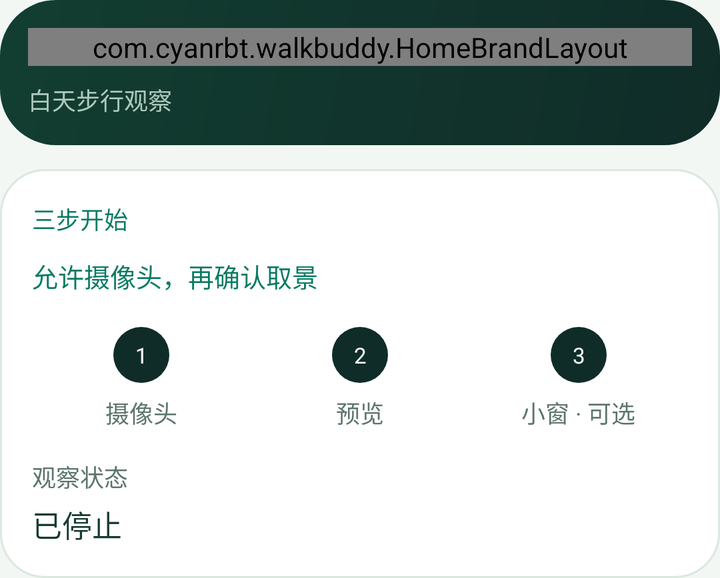
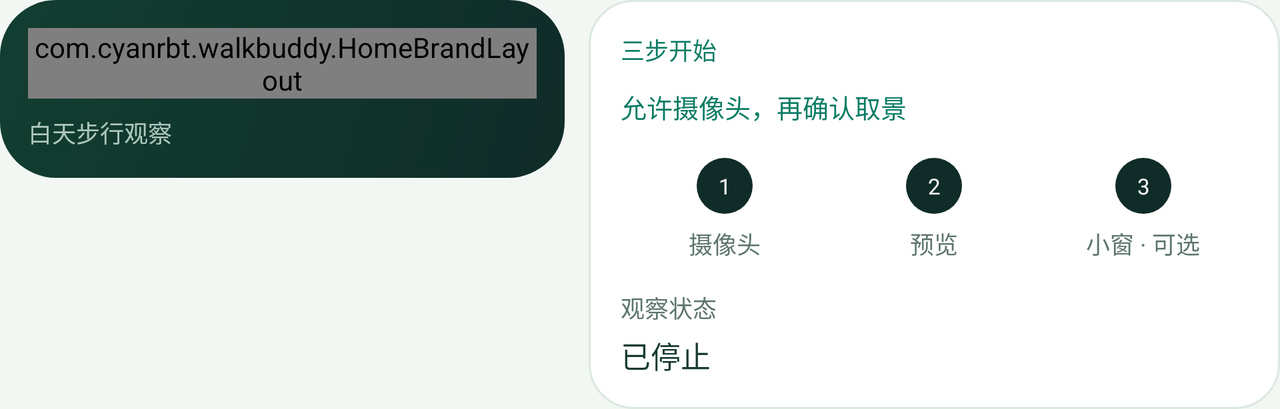

One screen, two layout resources from the same app: the default and the repository's alternative for another configuration. Each is rendered where Android would select it; the XML of both is given below.
<!-- AndroidManifest.xml: application theme Theme.WalkBuddy -->
<!-- res/layout/home_overview.xml -->
<?xml version='1.0' encoding='utf-8'?>
<LinearLayout xmlns:android="http://schemas.android.com/apk/res/android" android:layout_width="match_parent" android:layout_height="wrap_content" android:orientation="vertical">
    <include layout="@layout/home_intro" />
    <include layout="@layout/home_journey" />
</LinearLayout>
<!-- res/layout/home_intro.xml (included above) -->
<?xml version='1.0' encoding='utf-8'?>
<LinearLayout xmlns:android="http://schemas.android.com/apk/res/android" android:layout_width="match_parent" android:layout_height="wrap_content" android:orientation="vertical" android:layout_marginTop="0dp" android:background="@drawable/bg_hero" android:padding="14dp" android:id="@+id/home_intro">
    <com.cyanrbt.walkbuddy.HomeBrandLayout android:layout_width="match_parent" android:layout_height="wrap_content" android:orientation="horizontal" android:gravity="center_vertical">
        <TextView android:id="@+id/home_brand_name" android:layout_width="0dp" android:layout_height="wrap_content" android:layout_weight="1" android:text="@string/hero_title" android:textSize="18sp" android:textColor="@color/on_ink" android:fontFamily="sans-serif-medium" />
        <ImageView android:id="@+id/home_brand_art" android:layout_width="48dp" android:layout_height="48dp" android:layout_marginStart="12dp" android:src="@drawable/walkbuddy_mascot" android:scaleType="fitCenter" android:importantForAccessibility="no" android:contentDescription="@null" />
    </com.cyanrbt.walkbuddy.HomeBrandLayout>
    <TextView android:id="@+id/home_summary" android:layout_width="match_parent" android:layout_height="wrap_content" android:layout_marginTop="8dp" android:text="@string/home_summary" android:textSize="12sp" android:textColor="@color/on_ink_dim" android:lineSpacingExtra="4dp" />
</LinearLayout>
<!-- res/layout/home_journey.xml (included above) -->
<?xml version='1.0' encoding='utf-8'?>
<LinearLayout xmlns:android="http://schemas.android.com/apk/res/android" android:layout_width="match_parent" android:layout_height="wrap_content" android:layout_marginTop="12dp" android:orientation="vertical" android:background="@drawable/bg_card" android:padding="16dp" android:id="@+id/home_journey_card">
    <TextView android:layout_width="wrap_content" android:layout_height="wrap_content" android:text="@string/journey_label" android:textColor="@color/home_accent_text" android:textSize="12sp" android:fontFamily="sans-serif-medium" android:id="@+id/home_journey_label" android:accessibilityHeading="true" />
    <TextView android:id="@+id/journey_hint" android:layout_width="match_parent" android:layout_height="wrap_content" android:layout_marginTop="10dp" android:text="@string/journey_hint_start" android:textColor="@color/home_accent_text" android:textSize="13sp" android:accessibilityLiveRegion="polite" />
    <LinearLayout android:layout_width="match_parent" android:layout_height="wrap_content" android:layout_marginTop="10dp" android:orientation="horizontal" android:id="@+id/home_steps" android:baselineAligned="false">
        <LinearLayout android:id="@+id/home_step_camera" android:layout_width="0dp" android:layout_height="wrap_content" android:layout_weight="1" android:orientation="vertical" android:gravity="center" android:minHeight="64dp" android:padding="4dp" android:focusable="true">
            <TextView android:id="@+id/home_dot_camera" android:layout_width="wrap_content" android:layout_height="wrap_content" android:minWidth="28dp" android:minHeight="28dp" android:padding="4dp" android:gravity="center" android:background="@drawable/bg_badge" android:text="1" android:textColor="@color/on_ink" android:textSize="11sp" android:importantForAccessibility="no" />
            <TextView android:id="@+id/home_label_camera" android:layout_width="wrap_content" android:layout_height="wrap_content" android:layout_marginTop="6dp" android:gravity="center" android:text="@string/journey_camera" android:textColor="@color/muted" android:textSize="12sp" android:importantForAccessibility="no" />
        </LinearLayout>
        <LinearLayout android:id="@+id/home_step_preview" android:layout_width="0dp" android:layout_height="wrap_content" android:layout_weight="1" android:orientation="vertical" android:gravity="center" android:minHeight="64dp" android:padding="4dp" android:focusable="true">
            <TextView android:id="@+id/home_dot_preview" android:layout_width="wrap_content" android:layout_height="wrap_content" android:minWidth="28dp" android:minHeight="28dp" android:padding="4dp" android:gravity="center" android:background="@drawable/bg_badge" android:text="2" android:textColor="@color/on_ink" android:textSize="11sp" android:importantForAccessibility="no" />
            <TextView android:id="@+id/home_label_preview" android:layout_width="wrap_content" android:layout_height="wrap_content" android:layout_marginTop="6dp" android:gravity="center" android:text="@string/journey_preview" android:textColor="@color/muted" android:textSize="12sp" android:importantForAccessibility="no" />
        </LinearLayout>
        <LinearLayout android:id="@+id/home_step_pip" android:layout_width="0dp" android:layout_height="wrap_content" android:layout_weight="1" android:orientation="vertical" android:gravity="center" android:minHeight="64dp" android:padding="4dp" android:focusable="true">
            <TextView android:id="@+id/home_dot_pip" android:layout_width="wrap_content" android:layout_height="wrap_content" android:minWidth="28dp" android:minHeight="28dp" android:padding="4dp" android:gravity="center" android:background="@drawable/bg_badge" android:text="3" android:textColor="@color/on_ink" android:textSize="11sp" android:importantForAccessibility="no" />
            <TextView android:id="@+id/home_label_pip" android:layout_width="wrap_content" android:layout_height="wrap_content" android:layout_marginTop="6dp" android:gravity="center" android:text="@string/journey_pip" android:textColor="@color/muted" android:textSize="12sp" android:importantForAccessibility="no" />
        </LinearLayout>
    </LinearLayout>
    <LinearLayout android:layout_width="match_parent" android:layout_height="wrap_content" android:layout_marginTop="0dp" android:orientation="vertical" android:gravity="center_vertical" android:id="@+id/home_status_container">
        <TextView android:layout_width="match_parent" android:layout_height="wrap_content" android:text="@string/status_label" android:textSize="12sp" android:textColor="@color/muted" android:fontFamily="sans-serif-medium" android:id="@+id/home_status_label" android:layout_marginTop="8dp" />
        <TextView android:id="@+id/status" android:layout_width="match_parent" android:layout_height="wrap_content" android:text="@string/status_initial" android:textColor="@color/ink_text" android:textSize="15sp" android:lineSpacingExtra="4dp" android:accessibilityLiveRegion="polite" android:layout_marginTop="4dp" />
    </LinearLayout>
    <Button android:id="@+id/journey_pip_settings" android:layout_width="match_parent" android:layout_height="wrap_content" style="@style/Buddy.Button" android:layout_marginTop="8dp" android:background="@drawable/bg_more" android:text="@string/journey_pip_settings" android:textColor="@color/ink_text" android:visibility="gone" />
</LinearLayout>
<!-- resources referenced by this layout -->
<resources>
  <color name="home_accent_text">#087B63</color>
  <color name="ink_text">#183B32</color>
  <color name="muted">#5D756C</color>
  <color name="on_ink">#F5FAF7</color>
  <color name="on_ink_dim">#AEC8BD</color>
  <!-- drawable bg_badge (drawable) -->
  <?xml version="1.0" encoding="utf-8"?>
  <shape xmlns:android="http://schemas.android.com/apk/res/android" android:shape="oval">
      <solid android:color="@color/ink"/>
  </shape>
  <!-- drawable bg_card (drawable) -->
  <?xml version="1.0" encoding="utf-8"?>
  <shape xmlns:android="http://schemas.android.com/apk/res/android">
      <solid android:color="@color/paper_card"/>
      <corners android:radius="22dp"/>
      <stroke android:width="1dp" android:color="@color/line"/>
  </shape>
  <!-- drawable bg_hero (drawable) -->
  <shape xmlns:android="http://schemas.android.com/apk/res/android"><gradient android:angle="315" android:startColor="#123E31" android:endColor="@color/ink"/><corners android:radius="28dp"/></shape>
  <!-- drawable bg_more (drawable) -->
  <?xml version="1.0" encoding="utf-8"?>
  <ripple xmlns:android="http://schemas.android.com/apk/res/android" android:color="#22087B63">
      <item>
          <shape>
              <solid android:color="@color/paper_card"/>
              <corners android:radius="16dp"/>
              <stroke android:width="1dp" android:color="@color/line"/>
          </shape>
      </item>
  </ripple>
  <!-- drawable walkbuddy_mascot: png bitmap (drawable-nodpi, 517192 bytes) -->
  <string name="hero_title">Walk Buddy</string>
  <string name="home_summary">白天步行观察</string>
  <string name="journey_camera">摄像头</string>
  <string name="journey_hint_start">允许摄像头，再确认取景</string>
  <string name="journey_label">三步开始</string>
  <string name="journey_pip">小窗 · 可选</string>
  <string name="journey_pip_settings">设置小窗权限</string>
  <string name="journey_preview">预览</string>
  <string name="status_initial">已停止</string>
  <string name="status_label">观察状态</string>
  <style name="Buddy.Button" parent=""><item name="android:backgroundTint">@null</item><item name="android:stateListAnimator">@null</item><item name="android:textAllCaps">false</item><item name="android:fontFamily">sans-serif-medium</item><item name="android:textSize">15sp</item><item name="android:minHeight">52dp</item><item name="android:paddingTop">12dp</item><item name="android:paddingBottom">12dp</item><item name="android:paddingStart">12dp</item><item name="android:paddingEnd">12dp</item></style>
  <style name="Theme.WalkBuddy" parent="@android:style/Theme.Material.Light.NoActionBar">
          <item name="android:statusBarColor">@color/ink</item>
          <item name="android:navigationBarColor">@color/ink</item>
          <item name="android:windowBackground">@color/paper</item>
          <item name="android:colorAccent">@color/mint</item>
          <item name="android:textColor">@color/ink_text</item>
      </style>
  <color name="ink">#102C28</color>
  <color name="paper_card">#FFFFFF</color>
  <color name="line">#DBE8E0</color>
  <color name="paper">#F2F7F4</color>
  <color name="mint">#087B63</color>
</resources>
<!-- res/layout-w600dp/home_overview.xml (the repository's variant of the layout above) -->
<!-- drawn on the phone turned sideways -->
<?xml version='1.0' encoding='utf-8'?>
<LinearLayout xmlns:android="http://schemas.android.com/apk/res/android" android:layout_width="match_parent" android:layout_height="wrap_content" android:orientation="horizontal" android:baselineAligned="false">
    <include layout="@layout/home_intro" android:layout_width="0dp" android:layout_height="wrap_content" android:layout_weight="0.9" android:layout_marginEnd="12dp" />
    <include layout="@layout/home_journey" android:layout_width="0dp" android:layout_height="wrap_content" android:layout_weight="1.1" android:layout_marginTop="0dp" />
</LinearLayout>
